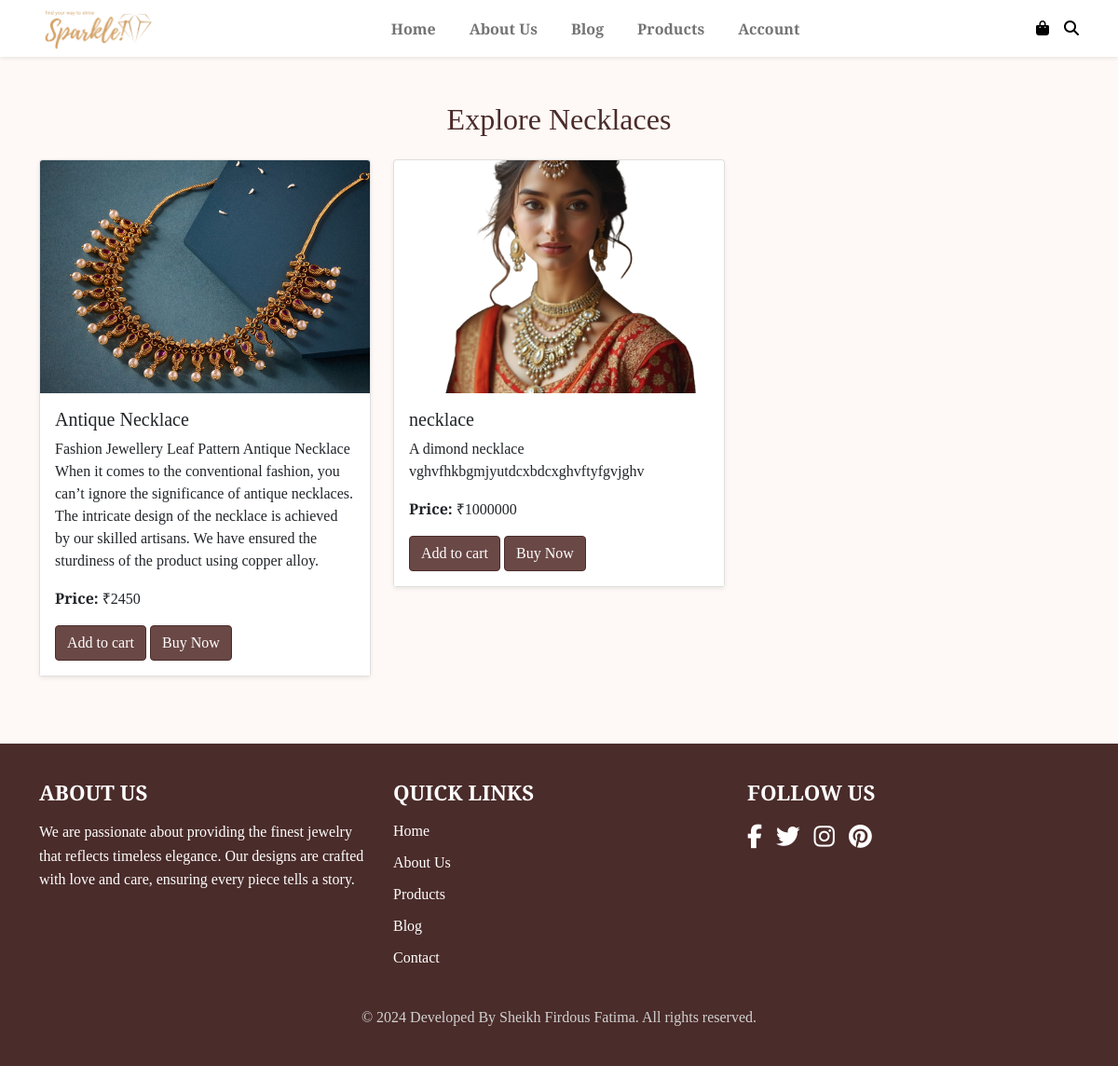
The page /show_product/necklaces on the database its author committed.
### models.py (models this page shows)
class Product(Base):
     __tablename__ = 'addProducts'
     id = Column(Integer , primary_key=True)
     productname =Column(String(150) , nullable=False)
     productDesc = Column(String(150) , nullable=False)
     productPrice = Column(Integer , nullable=False)
     productCategory = Column(String(150) , nullable=False)
     img = Column(String(200))

### app.py (the view)
@app.route('/show_product/<string:category>', methods=['GET'])
def show_product(category):
    username=session.get('username')
    products = db_session.query(Product).filter_by(productCategory=category).all()
    return render_template('show_product.html', products=products, category=category,username=username)

### templates/show_product.html (shortened to what this page needs)
<!DOCTYPE html>
<html lang="en">
<head>
     <link href="https://cdn.jsdelivr.net/npm/bootstrap@5.0.2/dist/css/bootstrap.min.css" rel="stylesheet"
>
     <link rel="stylesheet" href="{{url_for('static' ,filename ='css/style.css')}}">
</head>
<body>
     <nav class="navbar navbar-expand-lg navbar-light bg-white shadow-sm">
          <div class="container">
               <img style="height: 45px; object-fit :cover;" src="{{url_for ('static',filename = 'img/logo.png')}}" alt="logo">
               <div class="collapse navbar-collapse" id="navbarNav">
                    <div class="mx-auto d-flex">
                         <ul class="navbar-nav">
                              <li class="nav-item">
                                   <a class="nav-link" href="/">Home</a>
                              </li>
                              <li class="nav-item">
                                   <a class="nav-link" href="/aboutus/">About Us</a>
                              </li>
                              <li class="nav-item">
                                   <a class="nav-link" href="/blogs/">Blog</a>
                              </li>
                              <li class="nav-item">
                                   <a class="nav-link" href="/product/">Products</a>
                              </li>
                              <li class="nav-item">
                                   <a class="nav-link" href="/login/">Account</a>
                              </li>
                         </ul>
                    </div>
                </div>
               <div class="d-flex align-items-center">
                    <a href="#" class="me-3">
                         <i class="fa-solid fa-bag-shopping fa-1x icon-style"></i>
                    </a>
                    <a href="#">
                         <i class="fa-solid fa-magnifying-glass fa-1x icon-style"></i>
                    </a>
               </div>
          </div>
     </nav>
     <div class="container py-5">
          <h2 class="text-center mb-4" style="color: #4a2c2a;">Explore {{ category.title() }}</h2>
          <div class="row">
              {% if products %}
                  {% for product in products %}
                      <div class="col-md-4 mb-4">
                          <div class="card shadow-sm product-card">
                              <img src="{{product.img}}" class="card-img-top" alt="{{ product.productname }}" style="height: 250px; object-fit: cover;">
                              <div class="card-body" style="background-color: #fff;">
                                  <h5 class="card-title">{{ product.productname }}</h5>
                                  <p class="card-text">{{ product.productDesc }}</p>
                                  <p class="card-text"><strong>Price:</strong> ₹{{ product.productPrice }}</p>
                                  <div >
                                      <a href="#" class="btn btn-primary">Add to cart</a>
                                      <a href="#" class="btn btn-primary">Buy Now</a>
                                  </div>
                              </div>
                          </div>
                      </div>
                  {% endfor %}
              {% else %}
                  <div class="col-12 text-center">
                      <p class="text-muted">No products available in this category.</p>
                  </div>
              {% endif %}
          </div>
      </div>
     <footer class="footer">
          <div class="container">
               <div class="row">
                    <div class="col-md-4">
                         <h5 class="footer-title">About Us</h5>
                         <p class="footer-text">We are passionate about providing the finest jewelry that reflects
                              timeless elegance. Our designs are crafted with love and care, ensuring every piece tells
                              a story.</p>
                    </div>
                    <div class="col-md-4">
                         <h5 class="footer-title">Quick Links</h5>
                         <ul class="footer-links">
                              <li><a href="#">Home</a></li>
                              <li><a href="/aboutus/">About Us</a></li>
                              <li><a href="#">Products</a></li>
                              <li><a href="#">Blog</a></li>
                              <li><a href="#">Contact</a></li>
                         </ul>
                    </div>
                    <div class="col-md-4">
                         <h5 class="footer-title">Follow Us</h5>
                         <div class="social-icons">
                              <a href="#" class="social-icon"><i class="fa-brands fa-facebook-f"></i></a>
                              <a href="#" class="social-icon"><i class="fa-brands fa-twitter"></i></a>
                              <a href="#" class="social-icon"><i class="fa-brands fa-instagram"></i></a>
                              <a href="#" class="social-icon"><i class="fa-brands fa-pinterest"></i></a>
                         </div>
                    </div>
               </div>
               <div class="text-center mt-4">
                    <p class="footer-copyright">&copy; 2024 Developed By Sheikh Firdous Fatima. All rights reserved.</p>
               </div>
          </div>
     </footer>
</body>
</html>

### static/css/style.css (style rules this page uses)
body { font-family: 'Playfair Display', serif; }
.nav-link { color: black; font-weight: bold; font-size: 1rem; margin: 0 10px; }
.icon-style { color: black; }
.collapse { transition: height 0.3s ease-in-out; }
.footer { background-color: #4a2c2a; color: #fff; padding: 40px 0; font-family: 'Playfair Display', serif; }
.footer-title { font-size: 1.4rem; font-weight: bold; margin-bottom: 15px; text-transform: uppercase; }
.footer-text { font-size: 1rem; line-height: 1.6; }
.footer-links { list-style: none; padding: 0; }
.footer-links li { margin-bottom: 10px; }
.footer-links a { color: #fff; text-decoration: none; font-size: 1rem; transition: color 0.3s ease; }
.social-icons { display: flex; gap: 15px; }
.social-icon { color: #fff; font-size: 1.6rem; transition: color 0.3s ease; }
.footer-copyright { font-size: 1rem; color: #d1d1d1; margin-bottom: 0; }

### templates/show_product.html (style rules this page uses)
body { background-color: #fef9f6; }
.product-card { transition: transform 0.2s ease-in-out; }
.btn-primary { background-color: #6a4846; border-color: #4a2c2a; }

### rows shown on the page
Product: img (picture), productname "Antique Necklace", productDesc "Fashion Jewellery Leaf Pattern Antique Necklace When it comes to the conventional fashion, you can’t ignore the significance of antique necklaces. The intricate design of the necklace is achieved by our skilled artisans. We have ensured the sturdiness of the product using copper alloy.", productPrice "2450"
Product: img (picture), productname "necklace", productDesc "A dimond necklace vghvfhkbgmjyutdcxbdcxghvftyfgvjghv", productPrice "1000000"

### other values the page prints
{{ category.title() }} "Necklaces"
